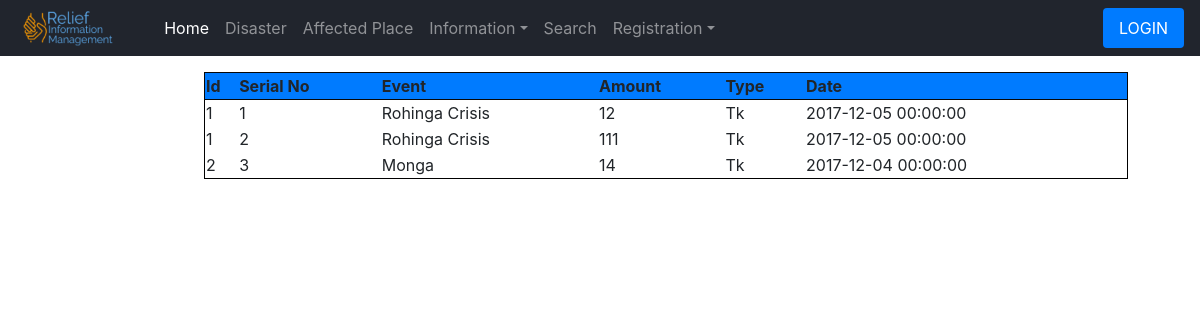
Page /project/donate_table.php on the committed database.
### tables this page shows
CREATE TABLE `donate` (
  `Donor_ID` int(11) NOT NULL,
  `Donate_serial_no` int(11) NOT NULL,
  `Disaster_event_name` varchar(30) NOT NULL,
  `Amount` int(11) NOT NULL,
  `Type` varchar(30) DEFAULT NULL,
  `Donate_Date` datetime DEFAULT NULL
);

### project/donate_table.php (the view, shortened to what this page needs)
<?php include 'header.php';?>
  <body>
    <?php include 'navbar.php';?>
   <table style="width: 77%;/* padding-left: 14%; */margin-left: 17%;margin-top: 4%;margin-bottom: 30%;border: 1px solid black;border-collapse: collapse;">
  <tr style="
    border: 1px solid #080808;
    background-color: #007bff;
">
	<th>Id</th>
    <th>Serial No</th>
    <th>Event</th>
    <th>Amount</th>
    <th>Type</th>
    <th>Date</th>
  </tr>
    <?php
$servername = "localhost";
$username = "root";
$password = "";
$dbname = "relief2";
$conn = new mysqli($servername, $username, $password,$dbname);
$sql = "SELECT * FROM donate";
$result = $conn->query($sql);
    while($row = $result->fetch_assoc()){
    	echo "<tr>";
    	$data = $row["Donor_ID"];
    	echo "<td>";
    	echo "$data";
    	echo "</td>";
        $data = $row["Donate_serial_no"];
        echo "<td>";
        echo "$data";
        echo "</td>";
        $data = $row["Disaster_event_name"];
        echo "<td>";
        echo "$data";
        echo "</td>";
    	$data = $row["Amount"];
    	echo "<td>";
    	echo "$data";
    	echo "</td>";
    	$data = $row["Type"];
    	echo "<td>";
    	echo "$data";
    	echo "</td>";
    	$data = $row["Donate_Date"];
    	echo "<td>";
    	echo "$data";
    	echo "</td>";
    	echo "</tr>";
    }
 ?>
 </table>
</body>
</html>

### rows in the picture
donate: Donor_ID "1", Donate_serial_no "1", Disaster_event_name "Rohinga Crisis", Amount "12", Type "Tk", Donate_Date "2017-12-05 00:00:00"
donate: Donor_ID "1", Donate_serial_no "2", Disaster_event_name "Rohinga Crisis", Amount "111", Type "Tk", Donate_Date "2017-12-05 00:00:00"
donate: Donor_ID "2", Donate_serial_no "3", Disaster_event_name "Monga", Amount "14", Type "Tk", Donate_Date "2017-12-04 00:00:00"
